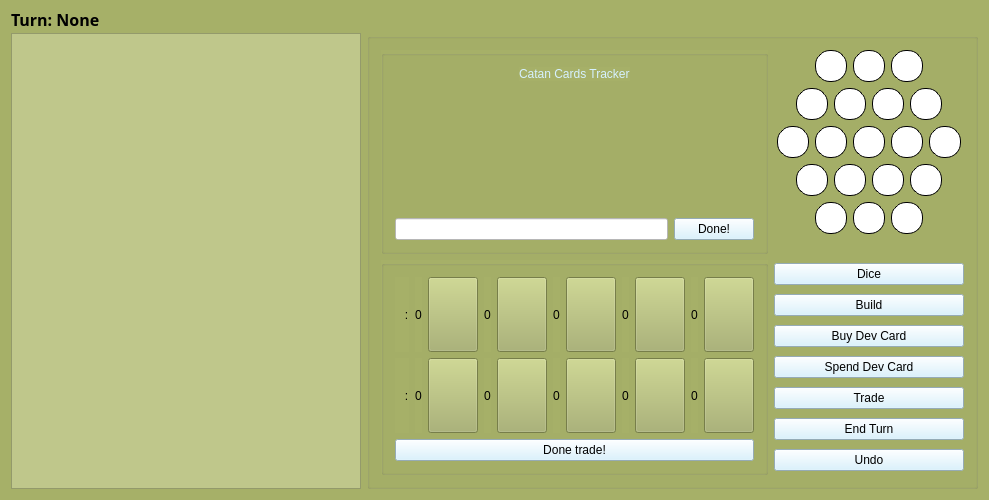
<?xml version="1.0" encoding="UTF-8"?>
<ui version="4.0">
 <class>widgetClass</class>
 <widget class="QWidget" name="widgetClass">
  <property name="geometry">
   <rect>
    <x>0</x>
    <y>0</y>
    <width>989</width>
    <height>500</height>
   </rect>
  </property>
  <property name="sizePolicy">
   <sizepolicy hsizetype="Maximum" vsizetype="Preferred">
    <horstretch>0</horstretch>
    <verstretch>0</verstretch>
   </sizepolicy>
  </property>
  <property name="minimumSize">
   <size>
    <width>200</width>
    <height>500</height>
   </size>
  </property>
  <property name="windowTitle">
   <string>widget</string>
  </property>
  <property name="styleSheet">
   <string notr="true">background-color: #a6b068</string>
  </property>
  <layout class="QGridLayout" name="gridLayout">
   <item row="1" column="0">
    <widget class="QScrollArea" name="scrollArea">
     <property name="sizePolicy">
      <sizepolicy hsizetype="Fixed" vsizetype="Expanding">
       <horstretch>0</horstretch>
       <verstretch>0</verstretch>
      </sizepolicy>
     </property>
     <property name="minimumSize">
      <size>
       <width>350</width>
       <height>0</height>
      </size>
     </property>
     <property name="maximumSize">
      <size>
       <width>350</width>
       <height>16777215</height>
      </size>
     </property>
     <property name="styleSheet">
      <string notr="true">background-color: #bfc78b</string>
     </property>
     <property name="horizontalScrollBarPolicy">
      <enum>Qt::ScrollBarAlwaysOff</enum>
     </property>
     <property name="widgetResizable">
      <bool>true</bool>
     </property>
     <widget class="QWidget" name="scrollAreaWidgetContents">
      <property name="geometry">
       <rect>
        <x>0</x>
        <y>0</y>
        <width>348</width>
        <height>458</height>
       </rect>
      </property>
      <layout class="QGridLayout" name="gridLayout_2">
       <item row="0" column="0">
        <layout class="QVBoxLayout" name="comboLayout">
         <property name="sizeConstraint">
          <enum>QLayout::SetNoConstraint</enum>
         </property>
        </layout>
       </item>
      </layout>
     </widget>
    </widget>
   </item>
   <item row="0" column="0">
    <widget class="QLabel" name="turnLabel">
     <property name="enabled">
      <bool>true</bool>
     </property>
     <property name="sizePolicy">
      <sizepolicy hsizetype="Maximum" vsizetype="Preferred">
       <horstretch>0</horstretch>
       <verstretch>0</verstretch>
      </sizepolicy>
     </property>
     <property name="minimumSize">
      <size>
       <width>350</width>
       <height>16</height>
      </size>
     </property>
     <property name="maximumSize">
      <size>
       <width>111</width>
       <height>16777215</height>
      </size>
     </property>
     <property name="font">
      <font>
       <family>Arial Black</family>
       <pointsize>12</pointsize>
       <bold>true</bold>
      </font>
     </property>
     <property name="text">
      <string>Turn: None</string>
     </property>
    </widget>
   </item>
   <item row="1" column="1">
    <widget class="QGroupBox" name="groupBox">
     <property name="title">
      <string/>
     </property>
     <layout class="QGridLayout" name="gridLayout_3">
      <item row="0" column="1">
       <layout class="QVBoxLayout" name="verticalLayout_4">
        <item>
         <layout class="QHBoxLayout" name="horizontalLayout">
          <item>
           <spacer name="horizontalSpacer_8">
            <property name="orientation">
             <enum>Qt::Horizontal</enum>
            </property>
            <property name="sizeHint" stdset="0">
             <size>
              <width>40</width>
              <height>20</height>
             </size>
            </property>
           </spacer>
          </item>
          <item>
           <widget class="QPushButton" name="space0">
            <property name="styleSheet">
             <string notr="true">border-style: solid;
border-width:1px;
border-radius:15px;
border-color: black;
max-width:30px;
max-height:30px;
min-width:30px;
min-height:30px;

font: 900 10pt &quot;Arial Black&quot;;
background-color: white;</string>
            </property>
            <property name="text">
             <string/>
            </property>
           </widget>
          </item>
          <item>
           <widget class="QPushButton" name="space1">
            <property name="styleSheet">
             <string notr="true">border-style: solid;
border-width:1px;
border-radius:15px;
border-color: black;
max-width:30px;
max-height:30px;
min-width:30px;
min-height:30px;

font: 900 10pt &quot;Arial Black&quot;;
background-color: white;</string>
            </property>
            <property name="text">
             <string/>
            </property>
           </widget>
          </item>
          <item>
           <widget class="QPushButton" name="space2">
            <property name="styleSheet">
             <string notr="true">border-style: solid;
border-width:1px;
border-radius:15px;
border-color: black;
max-width:30px;
max-height:30px;
min-width:30px;
min-height:30px;

font: 900 10pt &quot;Arial Black&quot;;
background-color: white;</string>
            </property>
            <property name="text">
             <string/>
            </property>
           </widget>
          </item>
          <item>
           <spacer name="horizontalSpacer_9">
            <property name="orientation">
             <enum>Qt::Horizontal</enum>
            </property>
            <property name="sizeHint" stdset="0">
             <size>
              <width>40</width>
              <height>20</height>
             </size>
            </property>
           </spacer>
          </item>
         </layout>
        </item>
        <item>
         <layout class="QHBoxLayout" name="horizontalLayout_5">
          <item>
           <spacer name="horizontalSpacer_6">
            <property name="orientation">
             <enum>Qt::Horizontal</enum>
            </property>
            <property name="sizeHint" stdset="0">
             <size>
              <width>40</width>
              <height>20</height>
             </size>
            </property>
           </spacer>
          </item>
          <item>
           <widget class="QPushButton" name="space3">
            <property name="styleSheet">
             <string notr="true">border-style: solid;
border-width:1px;
border-radius:15px;
border-color: black;
max-width:30px;
max-height:30px;
min-width:30px;
min-height:30px;

font: 900 10pt &quot;Arial Black&quot;;
background-color: white;</string>
            </property>
            <property name="text">
             <string/>
            </property>
           </widget>
          </item>
          <item>
           <widget class="QPushButton" name="space4">
            <property name="styleSheet">
             <string notr="true">border-style: solid;
border-width:1px;
border-radius:15px;
border-color: black;
max-width:30px;
max-height:30px;
min-width:30px;
min-height:30px;

font: 900 10pt &quot;Arial Black&quot;;
background-color: white;</string>
            </property>
            <property name="text">
             <string/>
            </property>
           </widget>
          </item>
          <item>
           <widget class="QPushButton" name="space5">
            <property name="styleSheet">
             <string notr="true">border-style: solid;
border-width:1px;
border-radius:15px;
border-color: black;
max-width:30px;
max-height:30px;
min-width:30px;
min-height:30px;

font: 900 10pt &quot;Arial Black&quot;;
background-color: white;</string>
            </property>
            <property name="text">
             <string/>
            </property>
           </widget>
          </item>
          <item>
           <widget class="QPushButton" name="space6">
            <property name="styleSheet">
             <string notr="true">border-style: solid;
border-width:1px;
border-radius:15px;
border-color: black;
max-width:30px;
max-height:30px;
min-width:30px;
min-height:30px;

font: 900 10pt &quot;Arial Black&quot;;
background-color: white;</string>
            </property>
            <property name="text">
             <string/>
            </property>
           </widget>
          </item>
          <item>
           <spacer name="horizontalSpacer_7">
            <property name="orientation">
             <enum>Qt::Horizontal</enum>
            </property>
            <property name="sizeHint" stdset="0">
             <size>
              <width>40</width>
              <height>20</height>
             </size>
            </property>
           </spacer>
          </item>
         </layout>
        </item>
        <item>
         <layout class="QHBoxLayout" name="horizontalLayout_4">
          <item>
           <spacer name="horizontalSpacer_10">
            <property name="orientation">
             <enum>Qt::Horizontal</enum>
            </property>
            <property name="sizeHint" stdset="0">
             <size>
              <width>40</width>
              <height>20</height>
             </size>
            </property>
           </spacer>
          </item>
          <item>
           <widget class="QPushButton" name="space7">
            <property name="styleSheet">
             <string notr="true">border-style: solid;
border-width:1px;
border-radius:15px;
border-color: black;
max-width:30px;
max-height:30px;
min-width:30px;
min-height:30px;

font: 900 10pt &quot;Arial Black&quot;;
background-color: white;</string>
            </property>
            <property name="text">
             <string/>
            </property>
           </widget>
          </item>
          <item>
           <widget class="QPushButton" name="space8">
            <property name="styleSheet">
             <string notr="true">border-style: solid;
border-width:1px;
border-radius:15px;
border-color: black;
max-width:30px;
max-height:30px;
min-width:30px;
min-height:30px;

font: 900 10pt &quot;Arial Black&quot;;
background-color: white;</string>
            </property>
            <property name="text">
             <string/>
            </property>
           </widget>
          </item>
          <item>
           <widget class="QPushButton" name="space9">
            <property name="styleSheet">
             <string notr="true">border-style: solid;
border-width:1px;
border-radius:15px;
border-color: black;
max-width:30px;
max-height:30px;
min-width:30px;
min-height:30px;

font: 900 10pt &quot;Arial Black&quot;;
background-color: white;</string>
            </property>
            <property name="text">
             <string/>
            </property>
           </widget>
          </item>
          <item>
           <widget class="QPushButton" name="space10">
            <property name="styleSheet">
             <string notr="true">border-style: solid;
border-width:1px;
border-radius:15px;
border-color: black;
max-width:30px;
max-height:30px;
min-width:30px;
min-height:30px;

font: 900 10pt &quot;Arial Black&quot;;
background-color: white;</string>
            </property>
            <property name="text">
             <string/>
            </property>
           </widget>
          </item>
          <item>
           <widget class="QPushButton" name="space11">
            <property name="styleSheet">
             <string notr="true">border-style: solid;
border-width:1px;
border-radius:15px;
border-color: black;
max-width:30px;
max-height:30px;
min-width:30px;
min-height:30px;

font: 900 10pt &quot;Arial Black&quot;;
background-color: white;</string>
            </property>
            <property name="text">
             <string/>
            </property>
           </widget>
          </item>
          <item>
           <spacer name="horizontalSpacer_11">
            <property name="orientation">
             <enum>Qt::Horizontal</enum>
            </property>
            <property name="sizeHint" stdset="0">
             <size>
              <width>40</width>
              <height>20</height>
             </size>
            </property>
           </spacer>
          </item>
         </layout>
        </item>
        <item>
         <layout class="QHBoxLayout" name="horizontalLayout_3">
          <item>
           <spacer name="horizontalSpacer_4">
            <property name="orientation">
             <enum>Qt::Horizontal</enum>
            </property>
            <property name="sizeHint" stdset="0">
             <size>
              <width>40</width>
              <height>20</height>
             </size>
            </property>
           </spacer>
          </item>
          <item>
           <widget class="QPushButton" name="space12">
            <property name="styleSheet">
             <string notr="true">border-style: solid;
border-width:1px;
border-radius:15px;
border-color: black;
max-width:30px;
max-height:30px;
min-width:30px;
min-height:30px;

font: 900 10pt &quot;Arial Black&quot;;
background-color: white;</string>
            </property>
            <property name="text">
             <string/>
            </property>
           </widget>
          </item>
          <item>
           <widget class="QPushButton" name="space13">
            <property name="styleSheet">
             <string notr="true">border-style: solid;
border-width:1px;
border-radius:15px;
border-color: black;
max-width:30px;
max-height:30px;
min-width:30px;
min-height:30px;

font: 900 10pt &quot;Arial Black&quot;;
background-color: white;</string>
            </property>
            <property name="text">
             <string/>
            </property>
           </widget>
          </item>
          <item>
           <widget class="QPushButton" name="space14">
            <property name="styleSheet">
             <string notr="true">border-style: solid;
border-width:1px;
border-radius:15px;
border-color: black;
max-width:30px;
max-height:30px;
min-width:30px;
min-height:30px;

font: 900 10pt &quot;Arial Black&quot;;
background-color: white;</string>
            </property>
            <property name="text">
             <string/>
            </property>
           </widget>
          </item>
          <item>
           <widget class="QPushButton" name="space15">
            <property name="styleSheet">
             <string notr="true">border-style: solid;
border-width:1px;
border-radius:15px;
border-color: black;
max-width:30px;
max-height:30px;
min-width:30px;
min-height:30px;

font: 900 10pt &quot;Arial Black&quot;;
background-color: white;</string>
            </property>
            <property name="text">
             <string/>
            </property>
           </widget>
          </item>
          <item>
           <spacer name="horizontalSpacer_5">
            <property name="orientation">
             <enum>Qt::Horizontal</enum>
            </property>
            <property name="sizeHint" stdset="0">
             <size>
              <width>40</width>
              <height>20</height>
             </size>
            </property>
           </spacer>
          </item>
         </layout>
        </item>
        <item>
         <layout class="QHBoxLayout" name="horizontalLayout_2">
          <item>
           <spacer name="horizontalSpacer_2">
            <property name="orientation">
             <enum>Qt::Horizontal</enum>
            </property>
            <property name="sizeHint" stdset="0">
             <size>
              <width>40</width>
              <height>20</height>
             </size>
            </property>
           </spacer>
          </item>
          <item>
           <widget class="QPushButton" name="space16">
            <property name="styleSheet">
             <string notr="true">border-style: solid;
border-width:1px;
border-radius:15px;
border-color: black;
max-width:30px;
max-height:30px;
min-width:30px;
min-height:30px;

font: 900 10pt &quot;Arial Black&quot;;
background-color: white;</string>
            </property>
            <property name="text">
             <string/>
            </property>
           </widget>
          </item>
          <item>
           <widget class="QPushButton" name="space17">
            <property name="styleSheet">
             <string notr="true">border-style: solid;
border-width:1px;
border-radius:15px;
border-color: black;
max-width:30px;
max-height:30px;
min-width:30px;
min-height:30px;

font: 900 10pt &quot;Arial Black&quot;;
background-color: white;</string>
            </property>
            <property name="text">
             <string/>
            </property>
           </widget>
          </item>
          <item>
           <widget class="QPushButton" name="space18">
            <property name="styleSheet">
             <string notr="true">border-style: solid;
border-width:1px;
border-radius:15px;
border-color: black;
max-width:30px;
max-height:30px;
min-width:30px;
min-height:30px;

font: 900 10pt &quot;Arial Black&quot;;
background-color: white;</string>
            </property>
            <property name="text">
             <string/>
            </property>
           </widget>
          </item>
          <item>
           <spacer name="horizontalSpacer_3">
            <property name="orientation">
             <enum>Qt::Horizontal</enum>
            </property>
            <property name="sizeHint" stdset="0">
             <size>
              <width>40</width>
              <height>20</height>
             </size>
            </property>
           </spacer>
          </item>
         </layout>
        </item>
        <item>
         <spacer name="verticalSpacer_2">
          <property name="orientation">
           <enum>Qt::Vertical</enum>
          </property>
          <property name="sizeHint" stdset="0">
           <size>
            <width>20</width>
            <height>40</height>
           </size>
          </property>
         </spacer>
        </item>
       </layout>
      </item>
      <item row="3" column="1">
       <layout class="QVBoxLayout" name="verticalLayout_3">
        <item>
         <widget class="QPushButton" name="diceBtn">
          <property name="styleSheet">
           <string notr="true">font: 900 10pt &quot;Arial Black&quot;;
background-color: #d1f0ff;</string>
          </property>
          <property name="text">
           <string>Dice</string>
          </property>
         </widget>
        </item>
        <item>
         <widget class="QPushButton" name="buildBtn">
          <property name="styleSheet">
           <string notr="true">font: 900 10pt &quot;Arial Black&quot;;
background-color: #d1f0ff;</string>
          </property>
          <property name="text">
           <string>Build</string>
          </property>
         </widget>
        </item>
        <item>
         <widget class="QPushButton" name="buyDevCardBtn">
          <property name="styleSheet">
           <string notr="true">font: 900 10pt &quot;Arial Black&quot;;
background-color: #d1f0ff;</string>
          </property>
          <property name="text">
           <string>Buy Dev Card</string>
          </property>
         </widget>
        </item>
        <item>
         <widget class="QPushButton" name="spendDevCardBtn">
          <property name="styleSheet">
           <string notr="true">font: 900 10pt &quot;Arial Black&quot;;
background-color: #d1f0ff;</string>
          </property>
          <property name="text">
           <string>Spend Dev Card</string>
          </property>
         </widget>
        </item>
        <item>
         <widget class="QPushButton" name="tradeBtn">
          <property name="styleSheet">
           <string notr="true">font: 900 10pt &quot;Arial Black&quot;;
background-color: #d1f0ff;</string>
          </property>
          <property name="text">
           <string>Trade</string>
          </property>
         </widget>
        </item>
        <item>
         <widget class="QPushButton" name="endTurnBtn">
          <property name="styleSheet">
           <string notr="true">font: 900 10pt &quot;Arial Black&quot;;
background-color: #d1f0ff;</string>
          </property>
          <property name="text">
           <string>End Turn</string>
          </property>
         </widget>
        </item>
        <item>
         <widget class="QPushButton" name="undoBtn">
          <property name="styleSheet">
           <string notr="true">font: 900 10pt &quot;Arial Black&quot;;
background-color: #d1f0ff;</string>
          </property>
          <property name="text">
           <string>Undo</string>
          </property>
         </widget>
        </item>
       </layout>
      </item>
      <item row="3" column="0">
       <widget class="QGroupBox" name="mainGroupBox">
        <property name="styleSheet">
         <string notr="true"/>
        </property>
        <property name="title">
         <string/>
        </property>
        <layout class="QGridLayout" name="gridLayout_4">
         <item row="0" column="0">
          <layout class="QVBoxLayout" name="mainLayout">
           <item>
            <layout class="QHBoxLayout" name="diceLayout"/>
           </item>
           <item>
            <layout class="QHBoxLayout" name="p2Layout">
             <item>
              <widget class="QLabel" name="p2NameLabel">
               <property name="styleSheet">
                <string notr="true">font: 900 10pt &quot;Arial Black&quot;;</string>
               </property>
               <property name="text">
                <string>   :</string>
               </property>
              </widget>
             </item>
             <item>
              <widget class="QLabel" name="p2LumberLabel">
               <property name="styleSheet">
                <string notr="true">font: 900 15pt &quot;Arial Black&quot;;</string>
               </property>
               <property name="text">
                <string>0</string>
               </property>
              </widget>
             </item>
             <item>
              <widget class="QPushButton" name="p2LumberTradeBtn">
               <property name="minimumSize">
                <size>
                 <width>50</width>
                 <height>75</height>
                </size>
               </property>
               <property name="maximumSize">
                <size>
                 <width>50</width>
                 <height>75</height>
                </size>
               </property>
               <property name="styleSheet">
                <string notr="true">background-image:url(:/widget/Images/lumberTrade.png)</string>
               </property>
               <property name="text">
                <string/>
               </property>
              </widget>
             </item>
             <item>
              <widget class="QLabel" name="p2BrickLabel">
               <property name="styleSheet">
                <string notr="true">font: 900 15pt &quot;Arial Black&quot;;</string>
               </property>
               <property name="text">
                <string>0</string>
               </property>
              </widget>
             </item>
             <item>
              <widget class="QPushButton" name="p2BrickTradeBtn">
               <property name="minimumSize">
                <size>
                 <width>50</width>
                 <height>75</height>
                </size>
               </property>
               <property name="maximumSize">
                <size>
                 <width>50</width>
                 <height>75</height>
                </size>
               </property>
               <property name="styleSheet">
                <string notr="true">background-image:url(:/widget/Images/brickTrade.png)</string>
               </property>
               <property name="text">
                <string/>
               </property>
              </widget>
             </item>
             <item>
              <widget class="QLabel" name="p2WoolLabel">
               <property name="styleSheet">
                <string notr="true">font: 900 15pt &quot;Arial Black&quot;;</string>
               </property>
               <property name="text">
                <string>0</string>
               </property>
              </widget>
             </item>
             <item>
              <widget class="QPushButton" name="p2WoolTradeBtn">
               <property name="minimumSize">
                <size>
                 <width>50</width>
                 <height>75</height>
                </size>
               </property>
               <property name="maximumSize">
                <size>
                 <width>50</width>
                 <height>75</height>
                </size>
               </property>
               <property name="styleSheet">
                <string notr="true">background-image:url(:/widget/Images/woolTrade.png)</string>
               </property>
               <property name="text">
                <string/>
               </property>
              </widget>
             </item>
             <item>
              <widget class="QLabel" name="p2GrainLabel">
               <property name="styleSheet">
                <string notr="true">font: 900 15pt &quot;Arial Black&quot;;</string>
               </property>
               <property name="text">
                <string>0</string>
               </property>
              </widget>
             </item>
             <item>
              <widget class="QPushButton" name="p2GrainTradeBtn">
               <property name="minimumSize">
                <size>
                 <width>50</width>
                 <height>75</height>
                </size>
               </property>
               <property name="maximumSize">
                <size>
                 <width>50</width>
                 <height>75</height>
                </size>
               </property>
               <property name="styleSheet">
                <string notr="true">background-image:url(:/widget/Images/grainTrade.png)</string>
               </property>
               <property name="text">
                <string/>
               </property>
              </widget>
             </item>
             <item>
              <widget class="QLabel" name="p2OreLabel">
               <property name="styleSheet">
                <string notr="true">font: 900 15pt &quot;Arial Black&quot;;</string>
               </property>
               <property name="text">
                <string>0</string>
               </property>
              </widget>
             </item>
             <item>
              <widget class="QPushButton" name="p2OreTradeBtn">
               <property name="minimumSize">
                <size>
                 <width>50</width>
                 <height>75</height>
                </size>
               </property>
               <property name="maximumSize">
                <size>
                 <width>50</width>
                 <height>75</height>
                </size>
               </property>
               <property name="styleSheet">
                <string notr="true">background-image:url(:/widget/Images/oreTrade.png)</string>
               </property>
               <property name="text">
                <string/>
               </property>
              </widget>
             </item>
            </layout>
           </item>
           <item>
            <layout class="QHBoxLayout" name="p1Layout">
             <item>
              <widget class="QLabel" name="p1NameLabel">
               <property name="styleSheet">
                <string notr="true">font: 900 10pt &quot;Arial Black&quot;;</string>
               </property>
               <property name="text">
                <string>   :</string>
               </property>
              </widget>
             </item>
             <item>
              <widget class="QLabel" name="p1LumberLabel">
               <property name="styleSheet">
                <string notr="true">font: 900 15pt &quot;Arial Black&quot;;</string>
               </property>
               <property name="text">
                <string>0</string>
               </property>
              </widget>
             </item>
             <item>
              <widget class="QPushButton" name="p1LumberTradeBtn">
               <property name="minimumSize">
                <size>
                 <width>50</width>
                 <height>75</height>
                </size>
               </property>
               <property name="maximumSize">
                <size>
                 <width>50</width>
                 <height>75</height>
                </size>
               </property>
               <property name="styleSheet">
                <string notr="true">background-image:url(:/widget/Images/lumberTrade.png)</string>
               </property>
               <property name="text">
                <string/>
               </property>
              </widget>
             </item>
             <item>
              <widget class="QLabel" name="p1BrickLabel">
               <property name="styleSheet">
                <string notr="true">font: 900 15pt &quot;Arial Black&quot;;</string>
               </property>
               <property name="text">
                <string>0</string>
               </property>
              </widget>
             </item>
             <item>
              <widget class="QPushButton" name="p1BrickTradeBtn">
               <property name="minimumSize">
                <size>
                 <width>50</width>
                 <height>75</height>
                </size>
               </property>
               <property name="maximumSize">
                <size>
                 <width>50</width>
                 <height>75</height>
                </size>
               </property>
               <property name="styleSheet">
                <string notr="true">background-image:url(:/widget/Images/brickTrade.png)</string>
               </property>
               <property name="text">
                <string/>
               </property>
              </widget>
             </item>
             <item>
              <widget class="QLabel" name="p1WoolLabel">
               <property name="styleSheet">
                <string notr="true">font: 900 15pt &quot;Arial Black&quot;;</string>
               </property>
               <property name="text">
                <string>0</string>
               </property>
              </widget>
             </item>
             <item>
              <widget class="QPushButton" name="p1WoolTradeBtn">
               <property name="minimumSize">
                <size>
                 <width>50</width>
                 <height>75</height>
                </size>
               </property>
               <property name="maximumSize">
                <size>
                 <width>50</width>
                 <height>75</height>
                </size>
               </property>
               <property name="styleSheet">
                <string notr="true">background-image:url(:/widget/Images/woolTrade.png)</string>
               </property>
               <property name="text">
                <string/>
               </property>
              </widget>
             </item>
             <item>
              <widget class="QLabel" name="p1GrainLabel">
               <property name="styleSheet">
                <string notr="true">font: 900 15pt &quot;Arial Black&quot;;</string>
               </property>
               <property name="text">
                <string>0</string>
               </property>
              </widget>
             </item>
             <item>
              <widget class="QPushButton" name="p1GrainTradeBtn">
               <property name="minimumSize">
                <size>
                 <width>50</width>
                 <height>75</height>
                </size>
               </property>
               <property name="maximumSize">
                <size>
                 <width>50</width>
                 <height>75</height>
                </size>
               </property>
               <property name="styleSheet">
                <string notr="true">background-image:url(:/widget/Images/grainTrade.png)</string>
               </property>
               <property name="text">
                <string/>
               </property>
              </widget>
             </item>
             <item>
              <widget class="QLabel" name="p1OreLabel">
               <property name="styleSheet">
                <string notr="true">font: 900 15pt &quot;Arial Black&quot;;</string>
               </property>
               <property name="text">
                <string>0</string>
               </property>
              </widget>
             </item>
             <item>
              <widget class="QPushButton" name="p1OreTradeBtn">
               <property name="minimumSize">
                <size>
                 <width>50</width>
                 <height>75</height>
                </size>
               </property>
               <property name="maximumSize">
                <size>
                 <width>50</width>
                 <height>75</height>
                </size>
               </property>
               <property name="styleSheet">
                <string notr="true">background-image:url(:/widget/Images/oreTrade.png)</string>
               </property>
               <property name="text">
                <string/>
               </property>
              </widget>
             </item>
            </layout>
           </item>
           <item>
            <widget class="QPushButton" name="doneTradeBtn">
             <property name="styleSheet">
              <string notr="true">font: 900 10pt &quot;Arial Black&quot;;
background-color: #d1f0ff;</string>
             </property>
             <property name="text">
              <string>Done trade!</string>
             </property>
            </widget>
           </item>
          </layout>
         </item>
        </layout>
       </widget>
      </item>
      <item row="0" column="0">
       <widget class="QGroupBox" name="groupBox_3">
        <property name="title">
         <string/>
        </property>
        <layout class="QGridLayout" name="gridLayout_5">
         <item row="1" column="0">
          <layout class="QHBoxLayout" name="upperLayout">
           <item>
            <widget class="QLineEdit" name="boardCodeLineEdit">
             <property name="styleSheet">
              <string notr="true">background-color: white;
font: 900 8pt &quot;Arial Black&quot;;</string>
             </property>
             <property name="text">
              <string/>
             </property>
             <property name="placeholderText">
              <string/>
             </property>
            </widget>
           </item>
           <item>
            <widget class="QPushButton" name="doneBtn">
             <property name="styleSheet">
              <string notr="true">font: 900 10pt &quot;Arial Black&quot;;
background-color: #d1f0ff;</string>
             </property>
             <property name="text">
              <string>Done!</string>
             </property>
            </widget>
           </item>
          </layout>
         </item>
         <item row="0" column="0" alignment="Qt::AlignHCenter|Qt::AlignTop">
          <widget class="QLabel" name="bigNameLabel">
           <property name="styleSheet">
            <string notr="true">color: #d6f1ff;
font: 25pt &quot;Algerian&quot;;</string>
           </property>
           <property name="text">
            <string>Catan Cards Tracker</string>
           </property>
          </widget>
         </item>
        </layout>
       </widget>
      </item>
     </layout>
    </widget>
   </item>
  </layout>
 </widget>
 <layoutdefault spacing="6" margin="11"/>
 <resources>
  <include location="widget.qrc"/>
 </resources>
 <connections/>
</ui>
